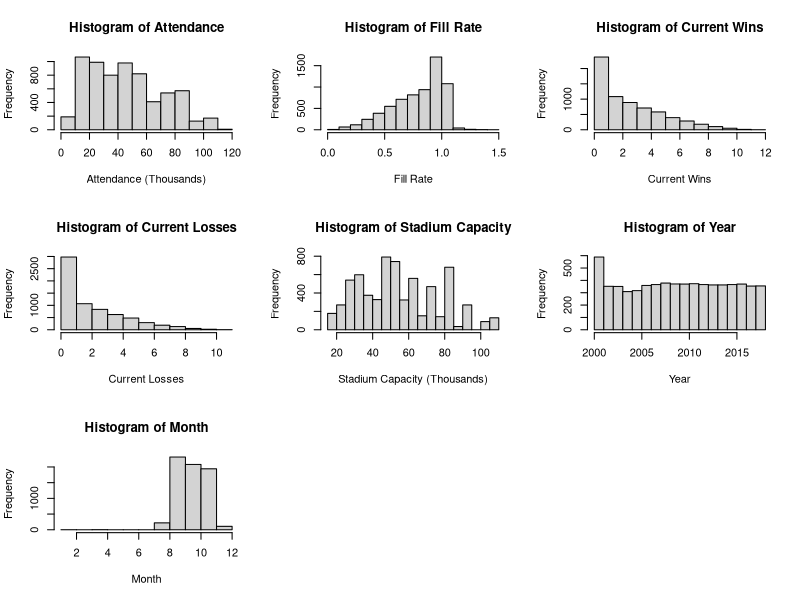
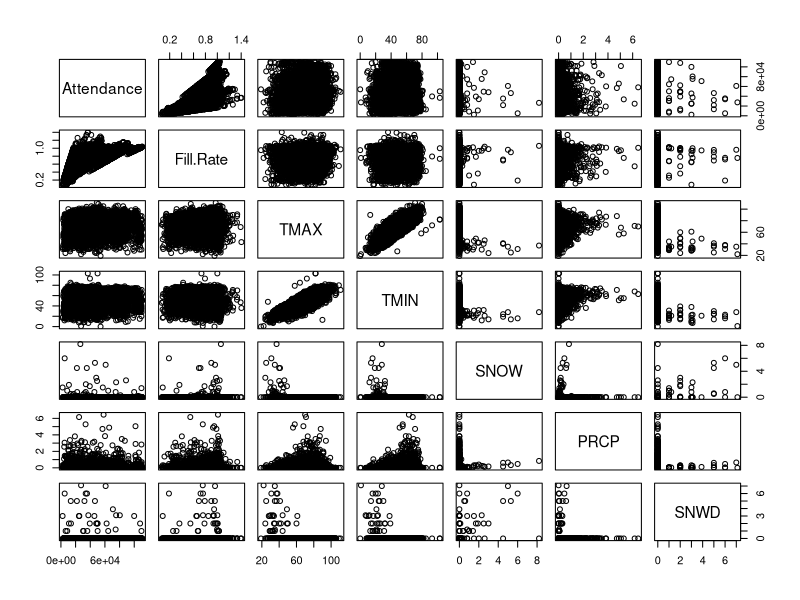
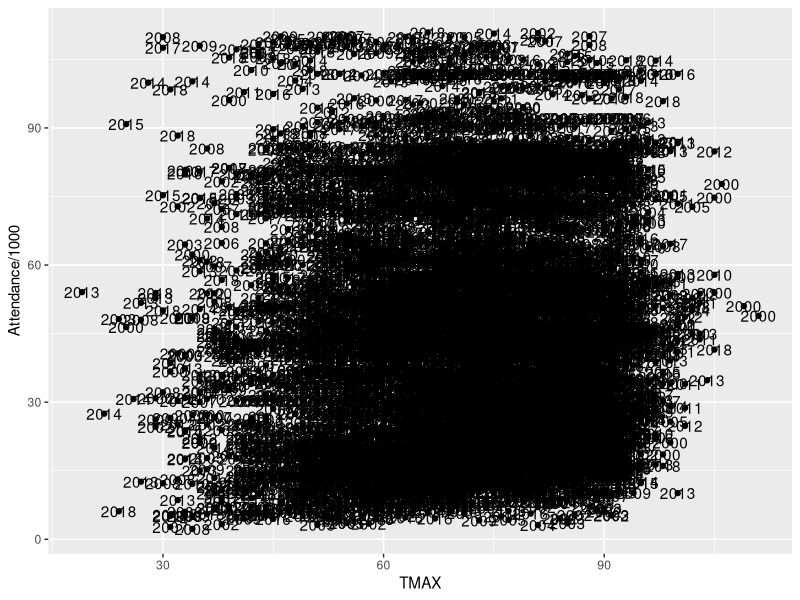
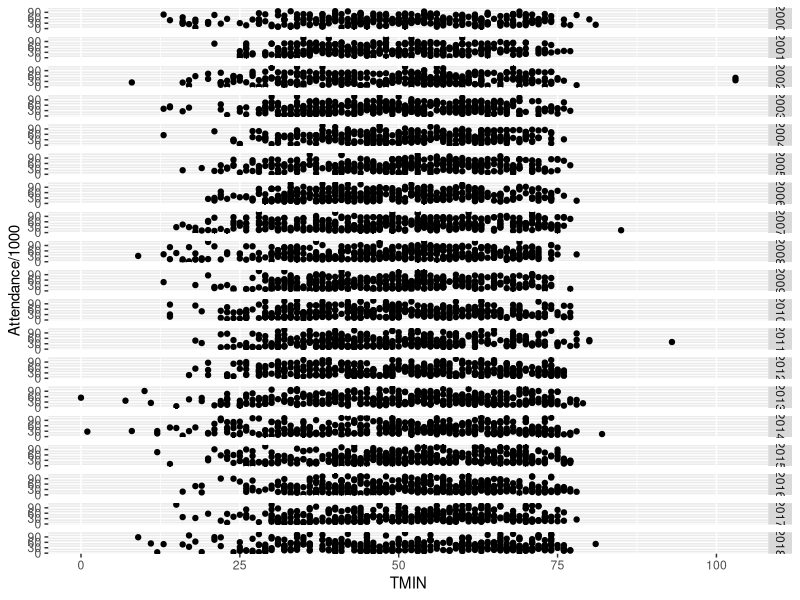
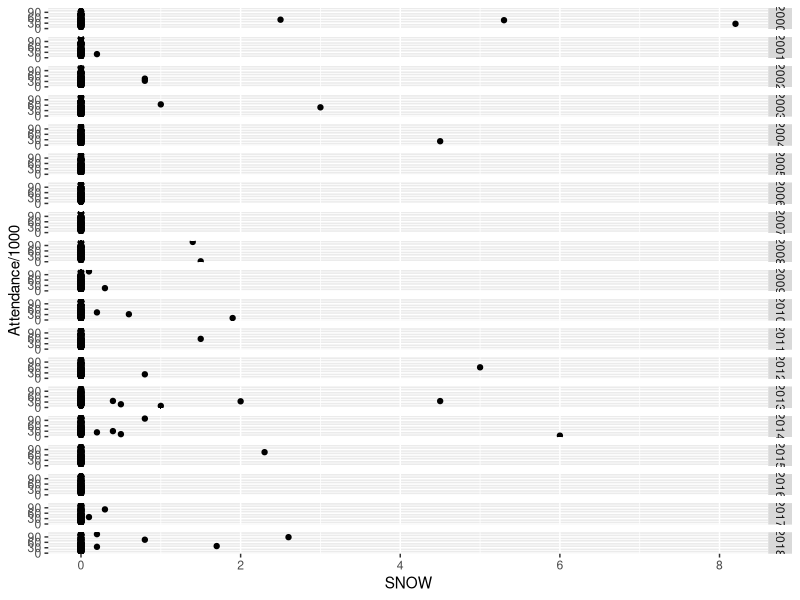
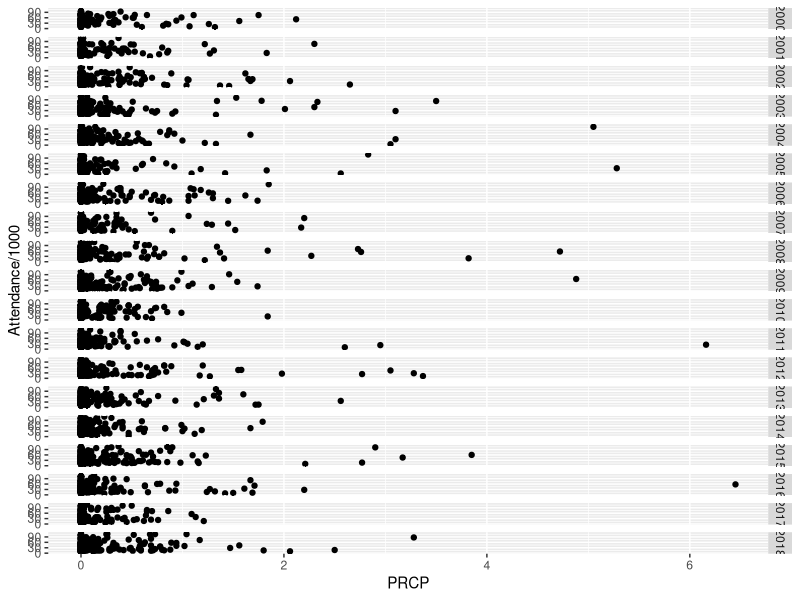
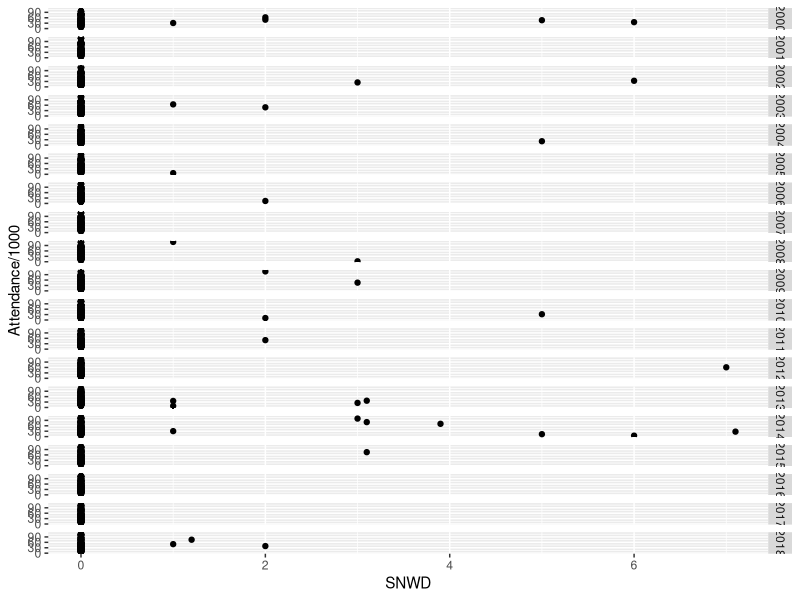
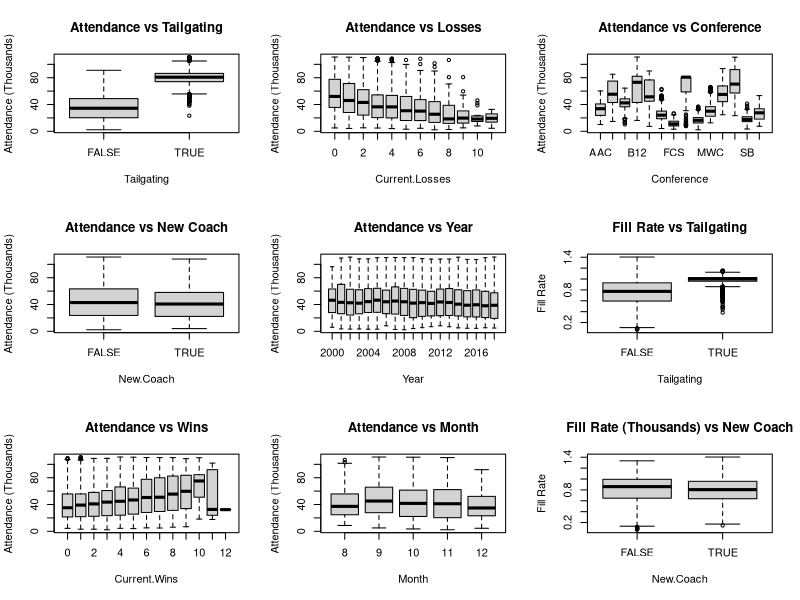

Source code (R) for these figures, in order:
## ---- chunk 1
# General set-up for the report.
# I find this useful, but you may improve upon, ignore, or remove
#  (possibly at your own peril).
# Tasks accomplished:
# Don't print out code
# Save results so that code blocks aren't re-run unless code
# changes (cache), _or_ a relevant earlier code block changed (autodep),
# don't clutter R output with messages or warnings (message, warning)
library(MASS)
library(knitr)
library(tidyverse)
library(dplyr)
library(ggthemes)
library(gridExtra)
library(ggplot2)
opts_chunk$set(echo=FALSE,
               cache=TRUE, autodep=TRUE,
               message=FALSE, warning=FALSE)
# Turn off meaningless clutter in summary() output
options(show.signif.stars=FALSE)
## ---- chunk 2
attendance.data = read.csv("CFBeattendance.csv")
newtime = str_split(attendance.data$Time, ":")
## ---- chunk 3
quantile(attendance.data$Attendance, c(0.25, 0.5, 0.75), type = 1, na.rm = TRUE)
quantile(attendance.data$Stadium.Capacity, c(0.25, 0.5, 0.75), type = 1, na.rm = TRUE)
## ---- chunk 4
par(mfrow = c(3,3))
hist(attendance.data$Attendance/1000, main = "Histogram of Attendance",
     xlab = "Attendance (Thousands)")
hist(attendance.data$Fill.Rate, main = "Histogram of Fill Rate",
     xlab = "Fill Rate")
hist(attendance.data$Current.Wins, main = "Histogram of Current Wins",
     xlab = "Current Wins")
hist(attendance.data$Current.Losses, main = "Histogram of Current Losses",
     xlab = "Current Losses")
hist(attendance.data$Stadium.Capacity/1000,
     main = "Histogram of Stadium Capacity",
     xlab = "Stadium Capacity (Thousands)")
hist(attendance.data$Year, main = "Histogram of Year", xlab = "Year")
hist(attendance.data$Month, main = "Histogram of Month", xlab = "Month")
## ---- chunk 5
attendance.data = attendance.data[-c(5436,5443,5450,5457, 4522, 4524, 4526, 4528, 4530, 4532),]
## ---- chunk 6
attendance.data[4424, 24] = 12

attendance.data$Conference[which(attendance.data$Team=="Oregon State")] = "Pac-12"

attendance.data$Conference[which(attendance.data$Team=="USC")] = "Pac-12"

rutgers = attendance.data[which(attendance.data$Team=="Rutgers"),]
yr = 2000
while(yr<2013){
        rutgers$Conference[which(rutgers$Year==yr)] = "Big East"
        yr = yr+1
}
attendance.data$Conference[which(attendance.data$Team=="Rutgers")] = rutgers$Conference

boston_college = attendance.data[which(attendance.data$Team=="Boston College"),]
yr = 2000
while(yr<2005){
        boston_college$Conference[which(boston_college$Year==yr)] = "Big East"
        yr = yr+1
}
attendance.data$Conference[which(attendance.data$Team=="Boston College")] = boston_college$Conference

smu = attendance.data[which(attendance.data$Team=="SMU"),]
yr = 2005
while(yr<2013){
        smu$Conference[which(smu$Year==yr)] = "CUSA"
        yr = yr+1
}
attendance.data$Conference[which(attendance.data$Team=="SMU")] = smu$Conference

south_alabama = attendance.data[which(attendance.data$Team=="South Alabama"),]
yr = 2013
while(yr<2019){
        south_alabama$Conference[which(south_alabama$Year==yr)] = "Sun Belt"
        yr = yr+1
}
attendance.data$Conference[which(attendance.data$Team=="South Alabama")] = south_alabama$Conference

west_virginia = attendance.data[which(attendance.data$Team=="West Virginia"),]
yr = 2000
while(yr<2012){
        west_virginia$Conference[which(west_virginia$Year==yr)] = "Big East"
        yr = yr+1
}
attendance.data$Conference[which(attendance.data$Team=="West Virginia")] = west_virginia$Conference

memphis = attendance.data[which(attendance.data$Team=="Memphis"),]
memphis$Conference[which(memphis$Year==2013)] = "AAC"
attendance.data$Conference[which(attendance.data$Team=="Memphis")] = memphis$Conference

mid_tennessee = attendance.data[which(attendance.data$Team=="Middle Tennessee"),]
mid_tennessee$Conference[which(mid_tennessee$Year==2001)] = "Sun Belt"
attendance.data$Conference[which(attendance.data$Team=="Middle Tennessee")] = mid_tennessee$Conference

byu = attendance.data[which(attendance.data$Team=="BYU"),]
byu$Conference[which(byu$Year==2011)] = "Independent"
attendance.data$Conference[which(attendance.data$Team=="BYU")] = byu$Conference

fiu = attendance.data[which(attendance.data$Team=="FIU"),]
yr = 2002
while(yr<2005){
        fiu$Conference[which(fiu$Year==yr)] = "FCS"
        yr = yr+1
}
attendance.data$Conference[which(attendance.data$Team=="FIU")] = fiu$Conference

georgia_st = attendance.data[which(attendance.data$Team=="Georgia State"),]
yr = 2011
while(yr<2013){
        georgia_st$Conference[which(georgia_st$Year==yr)] = "FCS"
        yr = yr+1
}
attendance.data$Conference[which(attendance.data$Team=="Georgia State")] = georgia_st$Conference
## ---- chunk 7
pairs(Attendance~Fill.Rate+TMAX+TMIN+SNOW+PRCP+SNWD, data=attendance.data)
## ---- chunk 8
TemMax_Year <- ggplot(attendance.data, aes(x=TMAX, y=Attendance/1000)) + geom_point()
TemMax_Year + geom_text(label = attendance.data$Year)

TemMin_Year <- ggplot(attendance.data, aes(x=TMIN, y=Attendance/1000)) + geom_point()
TemMin_Year + facet_grid(attendance.data$Year)

Snow_Year <- ggplot(attendance.data, aes(x=SNOW, y=Attendance/1000)) + geom_point()
Snow_Year + facet_grid(attendance.data$Year)

Prcp_Year <- ggplot(attendance.data, aes(x=PRCP, y=Attendance/1000)) + geom_point()
Prcp_Year + facet_grid(attendance.data$Year)

Snwd_Year <- ggplot(attendance.data, aes(x=SNWD, y=Attendance/1000)) + geom_point()
Snwd_Year + facet_grid(attendance.data$Year)
## ---- chunk 9
boxplot(Attendance/1000~Tailgating,data=attendance.data,
        ylab = "Attendance (Thousands)", main = "Attendance vs Tailgating")
boxplot(Attendance/1000~New.Coach,data=attendance.data,
        ylab = "Attendance (Thousands)", main = "Attendance vs New Coach")
boxplot(Attendance/1000~Current.Wins,data=attendance.data,
        ylab = "Attendance (Thousands)", main = "Attendance vs Wins")
boxplot(Attendance/1000~Current.Losses,data=attendance.data,
        ylab = "Attendance (Thousands)", main = "Attendance vs Losses")
boxplot(Attendance/1000~Year, data=attendance.data,
        ylab = "Attendance (Thousands)", main = "Attendance vs Year")
boxplot(Attendance/1000~Month,data=attendance.data,
        ylab = "Attendance (Thousands)", main = "Attendance vs Month")
boxplot(Attendance/1000~Conference, data=attendance.data,
        ylab = "Attendance (Thousands)", main = "Attendance vs Conference",
        names = c("AAC","ACC","B10","B12","BE","CUSA","FCS",
                  "Ind.","MAC","MWC","P12","SEC", "SB","WAC"))
## ---- chunk 10
boxplot(Fill.Rate~Tailgating,data=attendance.data, ylab = "Fill Rate",
        main = "Fill Rate vs Tailgating")
boxplot(Fill.Rate~New.Coach,data=attendance.data, ylab = "Fill Rate",
        main = "Fill Rate (Thousands) vs New Coach")
boxplot(Fill.Rate~Current.Wins,data=attendance.data, ylab = "Fill Rate",
        main = "Fill Rate vs Wins")
boxplot(Fill.Rate~Current.Losses,data=attendance.data, ylab = "Fill Rate",
        main = "Fill Rate vs Losses")
boxplot(Fill.Rate~Year, data=attendance.data, ylab = "Fill Rate",
        main = "Fill Rate vs Year")
boxplot(Fill.Rate~Month,data=attendance.data, ylab = "Fill Rate",
        main = "Fill Rate vs Month")
boxplot(Fill.Rate~Conference, data=attendance.data,
        main = "Fill Rate vs Conference",
        names = c("AAC","ACC","B10","B12","BE","CUSA","FCS",
                  "Ind.","MAC","MWC","P12","SEC", "SB","WAC"))
